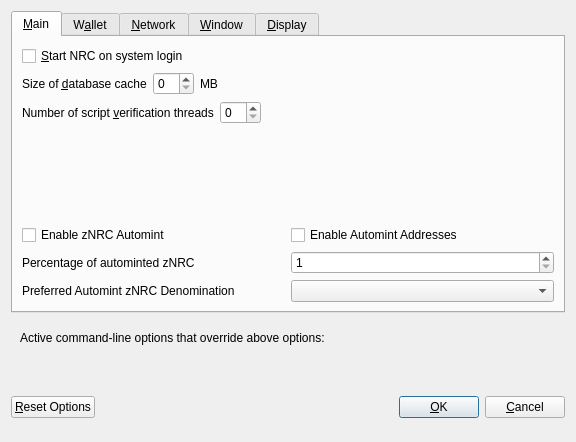
<?xml version="1.0" encoding="UTF-8"?>
<ui version="4.0">
 <class>OptionsDialog</class>
 <widget class="QDialog" name="OptionsDialog">
  <property name="geometry">
   <rect>
    <x>0</x>
    <y>0</y>
    <width>576</width>
    <height>442</height>
   </rect>
  </property>
  <property name="windowTitle">
   <string>Options</string>
  </property>
  <property name="modal">
   <bool>true</bool>
  </property>
  <layout class="QVBoxLayout" name="verticalLayout">
   <item>
    <widget class="QTabWidget" name="tabWidget">
     <property name="currentIndex">
      <number>0</number>
     </property>
     <widget class="QWidget" name="tabMain">
      <attribute name="title">
       <string>&amp;Main</string>
      </attribute>
      <layout class="QVBoxLayout" name="verticalLayout_Main">
       <item>
        <widget class="QCheckBox" name="bitcoinAtStartup">
         <property name="toolTip">
          <string>Automatically start NRC after logging in to the system.</string>
         </property>
         <property name="text">
          <string>&amp;Start NRC on system login</string>
         </property>
        </widget>
       </item>
       <item>
        <layout class="QHBoxLayout" name="horizontalLayout_2_Main">
         <item>
          <widget class="QLabel" name="databaseCacheLabel">
           <property name="text">
            <string>Size of &amp;database cache</string>
           </property>
           <property name="textFormat">
            <enum>Qt::PlainText</enum>
           </property>
           <property name="buddy">
            <cstring>databaseCache</cstring>
           </property>
          </widget>
         </item>
         <item>
          <widget class="QSpinBox" name="databaseCache"/>
         </item>
         <item>
          <widget class="QLabel" name="databaseCacheUnitLabel">
           <property name="text">
            <string>MB</string>
           </property>
           <property name="textFormat">
            <enum>Qt::PlainText</enum>
           </property>
          </widget>
         </item>
         <item>
          <spacer name="horizontalSpacer_2_Main">
           <property name="orientation">
            <enum>Qt::Horizontal</enum>
           </property>
           <property name="sizeHint" stdset="0">
            <size>
             <width>40</width>
             <height>20</height>
            </size>
           </property>
          </spacer>
         </item>
        </layout>
       </item>
       <item>
        <layout class="QHBoxLayout" name="horizontalLayout_3_Main">
         <item>
          <widget class="QLabel" name="threadsScriptVerifLabel">
           <property name="text">
            <string>Number of script &amp;verification threads</string>
           </property>
           <property name="textFormat">
            <enum>Qt::PlainText</enum>
           </property>
           <property name="buddy">
            <cstring>threadsScriptVerif</cstring>
           </property>
          </widget>
         </item>
         <item>
          <widget class="QSpinBox" name="threadsScriptVerif">
           <property name="toolTip">
            <string>(0 = auto, &lt;0 = leave that many cores free)</string>
           </property>
          </widget>
         </item>
         <item>
          <spacer name="horizontalSpacer_3_Main">
           <property name="orientation">
            <enum>Qt::Horizontal</enum>
           </property>
           <property name="sizeHint" stdset="0">
            <size>
             <width>40</width>
             <height>20</height>
            </size>
           </property>
          </spacer>
         </item>
        </layout>
       </item>
       <item>
        <spacer name="verticalSpacer_2">
         <property name="orientation">
          <enum>Qt::Vertical</enum>
         </property>
         <property name="sizeHint" stdset="0">
          <size>
           <width>20</width>
           <height>40</height>
          </size>
         </property>
        </spacer>
       </item>
       <item>
        <widget class="QWidget" name="verticalZpivOptionsWidget" native="true">
         <layout class="QVBoxLayout" name="verticalZpivOptionsLayout">
          <property name="margin">
           <number>0</number>
          </property>
          <item>
           <layout class="QHBoxLayout" name="horizontalAutomintingLayout">
            <item>
             <widget class="QCheckBox" name="checkBoxZeromintEnable">
              <property name="toolTip">
               <string>Enable automatic minting of NRC units to zNRC</string>
              </property>
              <property name="layoutDirection">
               <enum>Qt::LeftToRight</enum>
              </property>
              <property name="text">
               <string>Enable zNRC Automint</string>
              </property>
             </widget>
            </item>
            <item>
             <widget class="QCheckBox" name="checkBoxZeromintAddresses">
              <property name="toolTip">
               <string>Enable automatic zNRC minting from specific addresses</string>
              </property>
              <property name="layoutDirection">
               <enum>Qt::LeftToRight</enum>
              </property>
              <property name="text">
               <string>Enable Automint Addresses</string>
              </property>
             </widget>
            </item>
           </layout>
          </item>
          <item>
           <layout class="QHBoxLayout" name="horizontalZmintPercentageLayout">
            <item>
             <widget class="QLabel" name="percentage_label">
              <property name="toolTip">
               <string>Percentage of incoming NRC which get automatically converted to zNRC via Zerocoin Protocol (min: 10%)</string>
              </property>
              <property name="text">
               <string>Percentage of autominted zNRC</string>
              </property>
             </widget>
            </item>
            <item>
             <widget class="QSpinBox" name="zeromintPercentage">
              <property name="minimum">
               <number>1</number>
              </property>
              <property name="maximum">
               <number>100</number>
              </property>
             </widget>
            </item>
           </layout>
          </item>
          <item>
           <layout class="QHBoxLayout" name="horizontalLayout" stretch="0,0">
            <property name="sizeConstraint">
             <enum>QLayout::SetFixedSize</enum>
            </property>
            <item>
             <widget class="QLabel" name="labelPreferredDenom">
              <property name="maximumSize">
               <size>
                <width>16777215</width>
                <height>16777215</height>
               </size>
              </property>
              <property name="toolTip">
               <string>Wait with automatic conversion to Zerocoin until enough NRC for this denomination is available</string>
              </property>
              <property name="text">
               <string>Preferred Automint zNRC Denomination</string>
              </property>
             </widget>
            </item>
            <item>
             <widget class="QComboBox" name="preferredDenom">
              <property name="maximumSize">
               <size>
                <width>16777215</width>
                <height>27</height>
               </size>
              </property>
              <property name="toolTip">
               <string>Wait with automatic conversion to Zerocoin until enough NRC for this denomination is available</string>
              </property>
              <property name="maxVisibleItems">
               <number>9</number>
              </property>
              <property name="maxCount">
               <number>9</number>
              </property>
             </widget>
            </item>
           </layout>
          </item>
         </layout>
        </widget>
       </item>
      </layout>
     </widget>
     <widget class="QWidget" name="tabWallet">
      <attribute name="title">
       <string>W&amp;allet</string>
      </attribute>
      <layout class="QVBoxLayout" name="verticalLayout_Wallet">
       <item>
        <layout class="QHBoxLayout" name="horizontalLayout_2_Wallet">
         <item>
          <widget class="QLabel" name="labelStakeSplitThresholdText">
           <property name="text">
            <string>Stake split threshold:</string>
           </property>
          </widget>
         </item>
         <item>
          <widget class="QSpinBox" name="spinBoxStakeSplitThreshold">
           <property name="minimum">
            <number>1</number>
           </property>
           <property name="maximum">
            <number>999999</number>
           </property>
          </widget>
         </item>
        </layout>
       </item>
       <item>
        <widget class="QGroupBox" name="groupBox">
         <property name="title">
          <string>Expert</string>
         </property>
         <layout class="QVBoxLayout" name="verticalLayout_2">
          <item>
           <widget class="QCheckBox" name="coinControlFeatures">
            <property name="toolTip">
             <string>Whether to show coin control features or not.</string>
            </property>
            <property name="text">
             <string>Enable coin &amp;control features</string>
            </property>
           </widget>
          </item>
          <item>
           <widget class="QCheckBox" name="showMasternodesTab">
            <property name="toolTip">
             <string>Show additional tab listing all your masternodes in first sub-tab&lt;br/&gt;and all masternodes on the network in second sub-tab.</string>
            </property>
            <property name="text">
             <string>Show Masternodes Tab</string>
            </property>
           </widget>
          </item>
          <item>
           <widget class="QCheckBox" name="spendZeroConfChange">
            <property name="toolTip">
             <string>If you disable the spending of unconfirmed change, the change from a transaction&lt;br/&gt;cannot be used until that transaction has at least one confirmation.&lt;br/&gt;This also affects how your balance is computed.</string>
            </property>
            <property name="text">
             <string>&amp;Spend unconfirmed change</string>
            </property>
           </widget>
          </item>
         </layout>
        </widget>
       </item>
       <item>
        <spacer name="verticalSpacer_Wallet">
         <property name="orientation">
          <enum>Qt::Vertical</enum>
         </property>
         <property name="sizeHint" stdset="0">
          <size>
           <width>20</width>
           <height>40</height>
          </size>
         </property>
        </spacer>
       </item>
      </layout>
     </widget>
     <widget class="QWidget" name="tabNetwork">
      <attribute name="title">
       <string>&amp;Network</string>
      </attribute>
      <layout class="QVBoxLayout" name="verticalLayout_Network">
       <item>
        <widget class="QCheckBox" name="mapPortUpnp">
         <property name="toolTip">
          <string>Automatically open the NRC client port on the router. This only works when your router supports UPnP and it is enabled.</string>
         </property>
         <property name="text">
          <string>Map port using &amp;UPnP</string>
         </property>
        </widget>
       </item>
       <item>
        <widget class="QCheckBox" name="allowIncoming">
         <property name="toolTip">
          <string>Accept connections from outside</string>
         </property>
         <property name="text">
          <string>Allow incoming connections</string>
         </property>
        </widget>
       </item>
       <item>
        <widget class="QCheckBox" name="connectSocks">
         <property name="toolTip">
          <string>Connect to the NRC network through a SOCKS5 proxy.</string>
         </property>
         <property name="text">
          <string>&amp;Connect through SOCKS5 proxy (default proxy):</string>
         </property>
        </widget>
       </item>
       <item>
        <layout class="QHBoxLayout" name="horizontalLayout_1_Network">
         <item>
          <widget class="QLabel" name="proxyIpLabel">
           <property name="text">
            <string>Proxy &amp;IP:</string>
           </property>
           <property name="textFormat">
            <enum>Qt::PlainText</enum>
           </property>
           <property name="buddy">
            <cstring>proxyIp</cstring>
           </property>
          </widget>
         </item>
         <item>
          <widget class="QValidatedLineEdit" name="proxyIp">
           <property name="minimumSize">
            <size>
             <width>140</width>
             <height>0</height>
            </size>
           </property>
           <property name="maximumSize">
            <size>
             <width>140</width>
             <height>16777215</height>
            </size>
           </property>
           <property name="toolTip">
            <string>IP address of the proxy (e.g. IPv4: 127.0.0.1 / IPv6: ::1)</string>
           </property>
          </widget>
         </item>
         <item>
          <widget class="QLabel" name="proxyPortLabel">
           <property name="text">
            <string>&amp;Port:</string>
           </property>
           <property name="textFormat">
            <enum>Qt::PlainText</enum>
           </property>
           <property name="buddy">
            <cstring>proxyPort</cstring>
           </property>
          </widget>
         </item>
         <item>
          <widget class="QLineEdit" name="proxyPort">
           <property name="minimumSize">
            <size>
             <width>55</width>
             <height>0</height>
            </size>
           </property>
           <property name="maximumSize">
            <size>
             <width>55</width>
             <height>16777215</height>
            </size>
           </property>
           <property name="toolTip">
            <string>Port of the proxy (e.g. 9050)</string>
           </property>
          </widget>
         </item>
         <item>
          <spacer name="horizontalSpacer_1_Network">
           <property name="orientation">
            <enum>Qt::Horizontal</enum>
           </property>
           <property name="sizeHint" stdset="0">
            <size>
             <width>40</width>
             <height>20</height>
            </size>
           </property>
          </spacer>
         </item>
        </layout>
       </item>
       <item>
        <spacer name="verticalSpacer_Network">
         <property name="orientation">
          <enum>Qt::Vertical</enum>
         </property>
         <property name="sizeHint" stdset="0">
          <size>
           <width>20</width>
           <height>40</height>
          </size>
         </property>
        </spacer>
       </item>
      </layout>
     </widget>
     <widget class="QWidget" name="tabWindow">
      <attribute name="title">
       <string>&amp;Window</string>
      </attribute>
      <layout class="QVBoxLayout" name="verticalLayout_Window">
       <item>
        <widget class="QCheckBox" name="minimizeToTray">
         <property name="toolTip">
          <string>Show only a tray icon after minimizing the window.</string>
         </property>
         <property name="text">
          <string>&amp;Minimize to the tray instead of the taskbar</string>
         </property>
        </widget>
       </item>
       <item>
        <widget class="QCheckBox" name="minimizeOnClose">
         <property name="toolTip">
          <string>Minimize instead of exit the application when the window is closed. When this option is enabled, the application will be closed only after selecting Quit in the menu.</string>
         </property>
         <property name="text">
          <string>M&amp;inimize on close</string>
         </property>
        </widget>
       </item>
       <item>
        <spacer name="verticalSpacer_Window">
         <property name="orientation">
          <enum>Qt::Vertical</enum>
         </property>
         <property name="sizeHint" stdset="0">
          <size>
           <width>20</width>
           <height>40</height>
          </size>
         </property>
        </spacer>
       </item>
      </layout>
     </widget>
     <widget class="QWidget" name="tabDisplay">
      <attribute name="title">
       <string>&amp;Display</string>
      </attribute>
      <layout class="QVBoxLayout" name="verticalLayout_Display">
       <item>
        <layout class="QHBoxLayout" name="horizontalLayout_1_Display">
         <item>
          <widget class="QLabel" name="langLabel">
           <property name="text">
            <string>User Interface &amp;language:</string>
           </property>
           <property name="textFormat">
            <enum>Qt::PlainText</enum>
           </property>
           <property name="buddy">
            <cstring>lang</cstring>
           </property>
          </widget>
         </item>
         <item>
          <widget class="QValueComboBox" name="lang">
           <property name="toolTip">
            <string>The user interface language can be set here. This setting will take effect after restarting NRC.</string>
           </property>
          </widget>
         </item>
        </layout>
       </item>
       <item>
        <widget class="QLabel" name="label_3">
         <property name="toolTip">
          <string notr="true"/>
         </property>
         <property name="statusTip">
          <string notr="true"/>
         </property>
         <property name="whatsThis">
          <string notr="true"/>
         </property>
         <property name="accessibleName">
          <string notr="true"/>
         </property>
         <property name="text">
          <string>Language missing or translation incomplete? Help contributing translations here:
https://discord.gg/ARRRgQzpdZ</string>
         </property>
         <property name="wordWrap">
          <bool>true</bool>
         </property>
         <property name="openExternalLinks">
          <bool>true</bool>
         </property>
         <property name="textInteractionFlags">
          <set>Qt::TextBrowserInteraction</set>
         </property>
        </widget>
       </item>
       <item>
        <layout class="QHBoxLayout" name="horizontalLayout_2_Display" stretch="0,0">
         <item>
          <widget class="QLabel" name="themeLabel">
           <property name="text">
            <string>User Interface Theme:</string>
           </property>
          </widget>
         </item>
         <item>
          <widget class="QValueComboBox" name="theme"/>
         </item>
        </layout>
       </item>
       <item>
        <widget class="QWidget" name="verticalZpivDisplayWidget" native="true">
         <layout class="QVBoxLayout" name="verticalZpivDisplayLayout">
          <property name="margin">
           <number>0</number>
          </property>
          <item>
           <widget class="Line" name="line">
            <property name="orientation">
             <enum>Qt::Horizontal</enum>
            </property>
           </widget>
          </item>
          <item>
           <layout class="QHBoxLayout" name="horizontalLayout_3_Display">
            <item>
             <widget class="QLabel" name="unitLabel">
              <property name="text">
               <string>Unit to show amounts in:</string>
              </property>
              <property name="textFormat">
               <enum>Qt::PlainText</enum>
              </property>
             </widget>
            </item>
            <item>
             <widget class="QValueComboBox" name="unit">
              <property name="toolTip">
               <string>Choose the default subdivision unit to show in the interface and when sending coins.</string>
              </property>
             </widget>
            </item>
           </layout>
          </item>
          <item>
           <layout class="QHBoxLayout" name="horizontalLayout_4_Display">
            <item>
             <widget class="QLabel" name="digitsLabel">
              <property name="text">
               <string>Decimal digits</string>
              </property>
             </widget>
            </item>
            <item>
             <widget class="QValueComboBox" name="digits"/>
            </item>
           </layout>
          </item>
          <item>
           <layout class="QHBoxLayout" name="horizontalLayout_5_Display">
            <item>
             <widget class="QCheckBox" name="checkBoxHideZeroBalances">
              <property name="toolTip">
               <string>Hide empty balances</string>
              </property>
              <property name="layoutDirection">
               <enum>Qt::LeftToRight</enum>
              </property>
              <property name="text">
               <string>Hide empty balances</string>
              </property>
             </widget>
            </item>
            <item>
             <widget class="QCheckBox" name="checkBoxHideOrphans">
              <property name="toolTip">
               <string>Hide orphan stakes in transaction lists</string>
              </property>
              <property name="text">
               <string>Hide orphan stakes</string>
              </property>
             </widget>
            </item>
            <item>
             <spacer name="horizontalSpacer">
              <property name="orientation">
               <enum>Qt::Horizontal</enum>
              </property>
              <property name="sizeHint" stdset="0">
               <size>
                <width>40</width>
                <height>20</height>
               </size>
              </property>
             </spacer>
            </item>
           </layout>
          </item>
          <item>
           <layout class="QHBoxLayout" name="horizontalLayout_6_Display">
            <item>
             <widget class="QLabel" name="thirdPartyTxUrlsLabel">
              <property name="toolTip">
               <string>Third party URLs (e.g. a block explorer) that appear in the transactions tab as context menu items. %s in the URL is replaced by transaction hash. Multiple URLs are separated by vertical bar |.</string>
              </property>
              <property name="text">
               <string>Third party transaction URLs</string>
              </property>
             </widget>
            </item>
            <item>
             <widget class="QLineEdit" name="thirdPartyTxUrls">
              <property name="toolTip">
               <string>Third party URLs (e.g. a block explorer) that appear in the transactions tab as context menu items. %s in the URL is replaced by transaction hash. Multiple URLs are separated by vertical bar |.</string>
              </property>
             </widget>
            </item>
           </layout>
          </item>
         </layout>
        </widget>
       </item>
       <item>
        <spacer name="verticalSpacer">
         <property name="orientation">
          <enum>Qt::Vertical</enum>
         </property>
         <property name="sizeHint" stdset="0">
          <size>
           <width>20</width>
           <height>40</height>
          </size>
         </property>
        </spacer>
       </item>
      </layout>
     </widget>
    </widget>
   </item>
   <item>
    <widget class="QFrame" name="frame">
     <layout class="QVBoxLayout" name="verticalLayout_Bottom">
      <item>
       <layout class="QHBoxLayout" name="horizontalLayout_Bottom">
        <item>
         <widget class="QLabel" name="overriddenByCommandLineInfoLabel">
          <property name="text">
           <string>Active command-line options that override above options:</string>
          </property>
          <property name="textFormat">
           <enum>Qt::PlainText</enum>
          </property>
         </widget>
        </item>
        <item>
         <spacer name="horizontalSpacer_Bottom">
          <property name="orientation">
           <enum>Qt::Horizontal</enum>
          </property>
          <property name="sizeHint" stdset="0">
           <size>
            <width>40</width>
            <height>20</height>
           </size>
          </property>
         </spacer>
        </item>
       </layout>
      </item>
      <item>
       <widget class="QLabel" name="overriddenByCommandLineLabel">
        <property name="text">
         <string/>
        </property>
        <property name="textFormat">
         <enum>Qt::PlainText</enum>
        </property>
        <property name="wordWrap">
         <bool>true</bool>
        </property>
       </widget>
      </item>
     </layout>
    </widget>
   </item>
   <item>
    <layout class="QHBoxLayout" name="horizontalLayout_Buttons">
     <item>
      <widget class="QPushButton" name="resetButton">
       <property name="toolTip">
        <string>Reset all client options to default.</string>
       </property>
       <property name="text">
        <string>&amp;Reset Options</string>
       </property>
       <property name="autoDefault">
        <bool>false</bool>
       </property>
      </widget>
     </item>
     <item>
      <spacer name="horizontalSpacer_1">
       <property name="orientation">
        <enum>Qt::Horizontal</enum>
       </property>
       <property name="sizeHint" stdset="0">
        <size>
         <width>40</width>
         <height>48</height>
        </size>
       </property>
      </spacer>
     </item>
     <item>
      <widget class="QLabel" name="statusLabel">
       <property name="minimumSize">
        <size>
         <width>200</width>
         <height>0</height>
        </size>
       </property>
       <property name="font">
        <font>
         <weight>75</weight>
         <bold>true</bold>
        </font>
       </property>
       <property name="text">
        <string/>
       </property>
       <property name="textFormat">
        <enum>Qt::PlainText</enum>
       </property>
       <property name="wordWrap">
        <bool>true</bool>
       </property>
      </widget>
     </item>
     <item>
      <spacer name="horizontalSpacer_2">
       <property name="orientation">
        <enum>Qt::Horizontal</enum>
       </property>
       <property name="sizeHint" stdset="0">
        <size>
         <width>40</width>
         <height>48</height>
        </size>
       </property>
      </spacer>
     </item>
     <item>
      <widget class="QPushButton" name="okButton">
       <property name="text">
        <string>&amp;OK</string>
       </property>
       <property name="autoDefault">
        <bool>false</bool>
       </property>
       <property name="default">
        <bool>true</bool>
       </property>
      </widget>
     </item>
     <item>
      <widget class="QPushButton" name="cancelButton">
       <property name="text">
        <string>&amp;Cancel</string>
       </property>
       <property name="autoDefault">
        <bool>false</bool>
       </property>
      </widget>
     </item>
    </layout>
   </item>
  </layout>
 </widget>
 <customwidgets>
  <customwidget>
   <class>QValidatedLineEdit</class>
   <extends>QLineEdit</extends>
   <header>qvalidatedlineedit.h</header>
  </customwidget>
  <customwidget>
   <class>QValueComboBox</class>
   <extends>QComboBox</extends>
   <header>qvaluecombobox.h</header>
  </customwidget>
 </customwidgets>
 <resources/>
 <connections/>
</ui>
